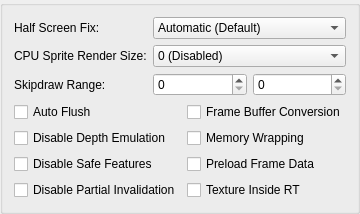
     <widget class="QGroupBox" name="hardwareFixesTab">
      <attribute name="title">
       <string>Hardware Fixes</string>
      </attribute>
      <layout class="QFormLayout" name="hardwareFixesLayout">
       <item row="0" column="0">
        <widget class="QLabel" name="label_10">
         <property name="text">
          <string>Half Screen Fix:</string>
         </property>
        </widget>
       </item>
       <item row="0" column="1">
        <widget class="QComboBox" name="halfScreenFix">
         <item>
          <property name="text">
           <string>Automatic (Default)</string>
          </property>
         </item>
         <item>
          <property name="text">
           <string>Force Disabled</string>
          </property>
         </item>
         <item>
          <property name="text">
           <string>Force Enabled</string>
          </property>
         </item>
        </widget>
       </item>
       <item row="2" column="0">
        <widget class="QLabel" name="label_12">
         <property name="text">
          <string>Skipdraw Range:</string>
         </property>
        </widget>
       </item>
       <item row="2" column="1">
        <layout class="QHBoxLayout" name="horizontalLayout">
         <item>
          <widget class="QSpinBox" name="skipDrawStart">
           <property name="maximum">
            <number>10000</number>
           </property>
          </widget>
         </item>
         <item>
          <widget class="QSpinBox" name="skipDrawEnd">
           <property name="maximum">
            <number>10000</number>
           </property>
          </widget>
         </item>
        </layout>
       </item>
       <item row="3" column="0" colspan="2">
        <layout class="QGridLayout" name="gridLayout">
         <item row="0" column="0">
          <widget class="QCheckBox" name="hwAutoFlush">
           <property name="text">
            <string>Auto Flush</string>
           </property>
          </widget>
         </item>
         <item row="0" column="1">
          <widget class="QCheckBox" name="frameBufferConversion">
           <property name="text">
            <string>Frame Buffer Conversion</string>
           </property>
          </widget>
         </item>
         <item row="1" column="0">
          <widget class="QCheckBox" name="disableDepthEmulation">
           <property name="text">
            <string>Disable Depth Emulation</string>
           </property>
          </widget>
         </item>
         <item row="1" column="1">
          <widget class="QCheckBox" name="memoryWrapping">
           <property name="text">
            <string>Memory Wrapping</string>
           </property>
          </widget>
         </item>
         <item row="2" column="0">
          <widget class="QCheckBox" name="disableSafeFeatures">
           <property name="text">
            <string>Disable Safe Features</string>
           </property>
          </widget>
         </item>
         <item row="2" column="1">
          <widget class="QCheckBox" name="preloadFrameData">
           <property name="text">
            <string>Preload Frame Data</string>
           </property>
          </widget>
         </item>
         <item row="3" column="0">
          <widget class="QCheckBox" name="disablePartialInvalidation">
           <property name="text">
            <string>Disable Partial Invalidation</string>
           </property>
          </widget>
         </item>
         <item row="3" column="1">
          <widget class="QCheckBox" name="textureInsideRt">
           <property name="text">
            <string>Texture Inside RT</string>
           </property>
          </widget>
         </item>
        </layout>
       </item>
       <item row="1" column="0">
        <widget class="QLabel" name="label_36">
         <property name="text">
          <string>CPU Sprite Render Size:</string>
         </property>
        </widget>
       </item>
       <item row="1" column="1">
        <widget class="QComboBox" name="cpuSpriteRenderBW">
         <item>
          <property name="text">
           <string>0 (Disabled)</string>
          </property>
         </item>
         <item>
          <property name="text">
           <string>1 (64 Max Width)</string>
          </property>
         </item>
         <item>
          <property name="text">
           <string>2 (128 Max Width)</string>
          </property>
         </item>
         <item>
          <property name="text">
           <string>3 (192 Max Width)</string>
          </property>
         </item>
         <item>
          <property name="text">
           <string>4 (256 Max Width)</string>
          </property>
         </item>
         <item>
          <property name="text">
           <string>5 (320 Max Width)</string>
          </property>
         </item>
         <item>
          <property name="text">
           <string>6 (384 Max Width)</string>
          </property>
         </item>
         <item>
          <property name="text">
           <string>7 (448 Max Width)</string>
          </property>
         </item>
         <item>
          <property name="text">
           <string>8 (512 Max Width)</string>
          </property>
         </item>
         <item>
          <property name="text">
           <string>9 (576 Max Width)</string>
          </property>
         </item>
         <item>
          <property name="text">
           <string>10 (640 Max Width)</string>
          </property>
         </item>
        </widget>
       </item>
      </layout>
     </widget>
